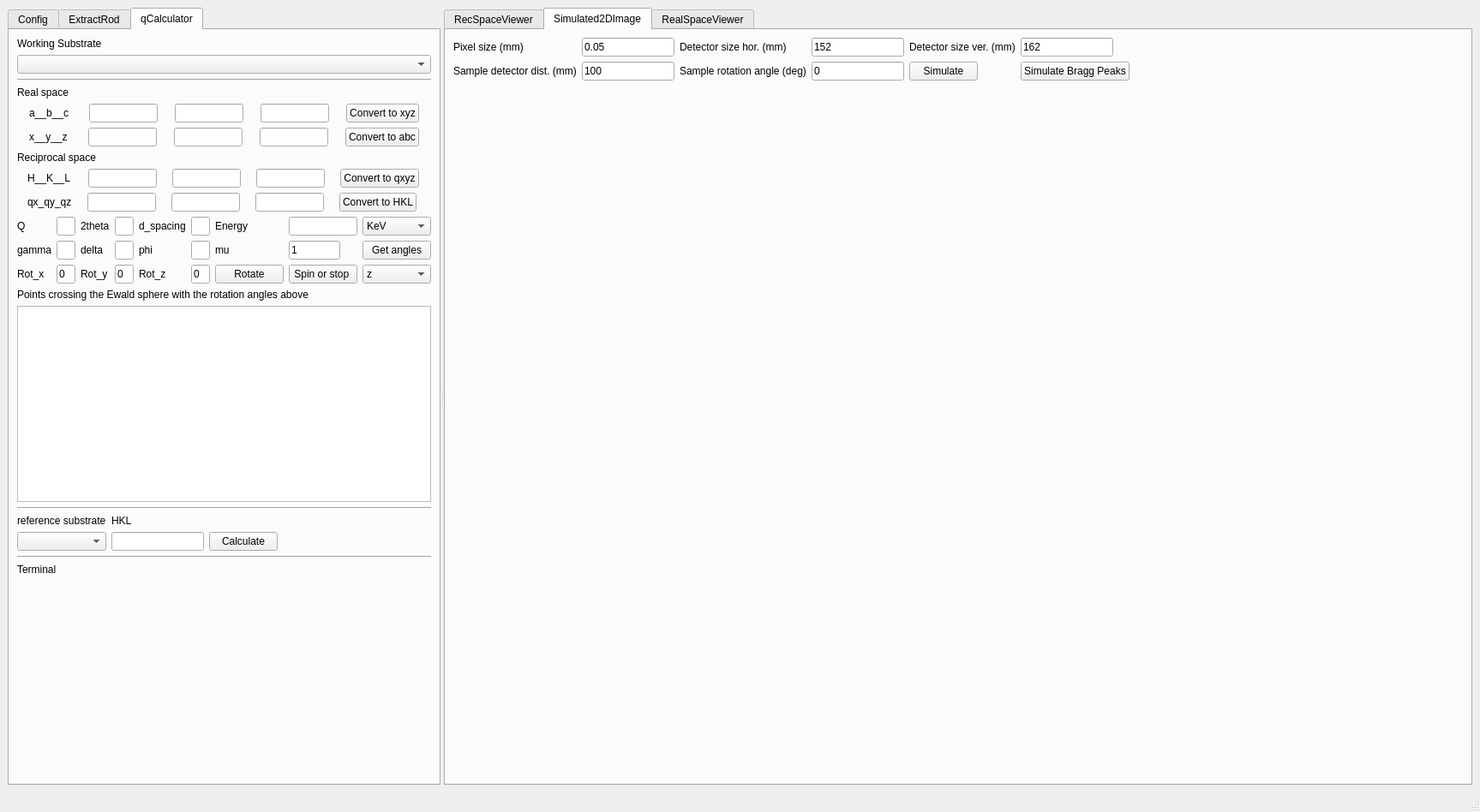
<?xml version="1.0" encoding="UTF-8"?>
<ui version="4.0">
 <class>MainWindow</class>
 <widget class="QMainWindow" name="MainWindow">
  <property name="geometry">
   <rect>
    <x>0</x>
    <y>0</y>
    <width>1440</width>
    <height>830</height>
   </rect>
  </property>
  <property name="windowTitle">
   <string>MainWindow</string>
  </property>
  <widget class="QWidget" name="centralwidget">
   <layout class="QHBoxLayout" name="horizontalLayout">
    <item>
     <widget class="QSplitter" name="splitter">
      <property name="orientation">
       <enum>Qt::Horizontal</enum>
      </property>
      <widget class="QTabWidget" name="tabWidget">
       <property name="sizePolicy">
        <sizepolicy hsizetype="Expanding" vsizetype="Expanding">
         <horstretch>0</horstretch>
         <verstretch>0</verstretch>
        </sizepolicy>
       </property>
       <property name="maximumSize">
        <size>
         <width>600000</width>
         <height>16777215</height>
        </size>
       </property>
       <property name="currentIndex">
        <number>2</number>
       </property>
       <widget class="QWidget" name="tab">
        <attribute name="title">
         <string>Config</string>
        </attribute>
        <layout class="QVBoxLayout" name="verticalLayout">
         <item>
          <widget class="QLabel" name="label">
           <property name="text">
            <string>Config file path</string>
           </property>
          </widget>
         </item>
         <item>
          <widget class="QLineEdit" name="lineEdit_config_path"/>
         </item>
         <item>
          <widget class="QLabel" name="label_2">
           <property name="text">
            <string>Config file content</string>
           </property>
          </widget>
         </item>
         <item>
          <widget class="QPlainTextEdit" name="plainTextEdit_config"/>
         </item>
         <item>
          <layout class="QHBoxLayout" name="horizontalLayout_3">
           <item>
            <widget class="QPushButton" name="pushButton_load">
             <property name="text">
              <string>Load...</string>
             </property>
            </widget>
           </item>
           <item>
            <widget class="QPushButton" name="pushButton_update">
             <property name="text">
              <string>Update</string>
             </property>
            </widget>
           </item>
           <item>
            <widget class="QPushButton" name="pushButton_launch">
             <property name="text">
              <string>Launch</string>
             </property>
            </widget>
           </item>
           <item>
            <widget class="QPushButton" name="pushButton_draw">
             <property name="text">
              <string>Draw</string>
             </property>
            </widget>
           </item>
           <item>
            <widget class="QCheckBox" name="checkBox_ewarld">
             <property name="text">
              <string>Ewarld Sphere</string>
             </property>
             <property name="checked">
              <bool>true</bool>
             </property>
            </widget>
           </item>
          </layout>
         </item>
        </layout>
       </widget>
       <widget class="QWidget" name="tab_2">
        <attribute name="title">
         <string>ExtractRod</string>
        </attribute>
        <layout class="QVBoxLayout" name="verticalLayout_3">
         <item>
          <layout class="QFormLayout" name="formLayout">
           <item row="0" column="0">
            <widget class="QLabel" name="label_3">
             <property name="text">
              <string>Lattice name list</string>
             </property>
            </widget>
           </item>
           <item row="0" column="1">
            <widget class="QComboBox" name="comboBox_names"/>
           </item>
           <item row="1" column="0">
            <widget class="QLabel" name="label_4">
             <property name="text">
              <string>CTR  list</string>
             </property>
            </widget>
           </item>
           <item row="1" column="1">
            <widget class="QComboBox" name="comboBox_HKs"/>
           </item>
           <item row="3" column="0">
            <widget class="QLabel" name="label_5">
             <property name="text">
              <string>qx_qy round_up offset</string>
             </property>
            </widget>
           </item>
           <item row="3" column="1">
            <widget class="QLineEdit" name="lineEdit_q_offset">
             <property name="text">
              <string>0.01</string>
             </property>
            </widget>
           </item>
           <item row="2" column="0">
            <widget class="QLabel" name="label_27">
             <property name="text">
              <string>Bragg Peak list</string>
             </property>
            </widget>
           </item>
           <item row="2" column="1">
            <widget class="QComboBox" name="comboBox_bragg_peak"/>
           </item>
          </layout>
         </item>
         <item>
          <layout class="QHBoxLayout" name="horizontalLayout_4">
           <item>
            <widget class="QPushButton" name="pushButton_extract_in_viewer">
             <property name="text">
              <string>ExtractRod</string>
             </property>
            </widget>
           </item>
           <item>
            <widget class="QPushButton" name="pushButton_plot_XRD_profiles">
             <property name="text">
              <string>PlotXRD</string>
             </property>
            </widget>
           </item>
           <item>
            <spacer name="horizontalSpacer">
             <property name="orientation">
              <enum>Qt::Horizontal</enum>
             </property>
             <property name="sizeHint" stdset="0">
              <size>
               <width>40</width>
               <height>20</height>
              </size>
             </property>
            </spacer>
           </item>
          </layout>
         </item>
         <item>
          <widget class="QLabel" name="label_6">
           <property name="text">
            <string>XRD profile</string>
           </property>
          </widget>
         </item>
         <item>
          <widget class="MplWidget" name="widget" native="true">
           <property name="sizePolicy">
            <sizepolicy hsizetype="Preferred" vsizetype="Expanding">
             <horstretch>0</horstretch>
             <verstretch>0</verstretch>
            </sizepolicy>
           </property>
           <property name="minimumSize">
            <size>
             <width>0</width>
             <height>700</height>
            </size>
           </property>
          </widget>
         </item>
        </layout>
       </widget>
       <widget class="QWidget" name="tab_6">
        <attribute name="title">
         <string>qCalculator</string>
        </attribute>
        <layout class="QVBoxLayout" name="verticalLayout_2">
         <item>
          <widget class="QLabel" name="label_7">
           <property name="text">
            <string>Working Substrate</string>
           </property>
          </widget>
         </item>
         <item>
          <layout class="QHBoxLayout" name="horizontalLayout_9">
           <item>
            <widget class="QComboBox" name="comboBox_working_substrate">
             <property name="minimumSize">
              <size>
               <width>250</width>
               <height>0</height>
              </size>
             </property>
            </widget>
           </item>
          </layout>
         </item>
         <item>
          <widget class="Line" name="line_3">
           <property name="orientation">
            <enum>Qt::Horizontal</enum>
           </property>
          </widget>
         </item>
         <item>
          <widget class="QLabel" name="label_9">
           <property name="text">
            <string>Real space</string>
           </property>
          </widget>
         </item>
         <item>
          <layout class="QHBoxLayout" name="horizontalLayout_6">
           <item>
            <widget class="QLabel" name="label_24">
             <property name="sizePolicy">
              <sizepolicy hsizetype="Fixed" vsizetype="Preferred">
               <horstretch>0</horstretch>
               <verstretch>0</verstretch>
              </sizepolicy>
             </property>
             <property name="text">
              <string>a__b__c </string>
             </property>
            </widget>
           </item>
           <item>
            <widget class="QLineEdit" name="lineEdit_a">
             <property name="sizePolicy">
              <sizepolicy hsizetype="Fixed" vsizetype="Fixed">
               <horstretch>0</horstretch>
               <verstretch>0</verstretch>
              </sizepolicy>
             </property>
             <property name="maximumSize">
              <size>
               <width>80</width>
               <height>16777215</height>
              </size>
             </property>
            </widget>
           </item>
           <item>
            <widget class="QLineEdit" name="lineEdit_b">
             <property name="maximumSize">
              <size>
               <width>80</width>
               <height>16777215</height>
              </size>
             </property>
            </widget>
           </item>
           <item>
            <widget class="QLineEdit" name="lineEdit_c">
             <property name="maximumSize">
              <size>
               <width>80</width>
               <height>16777215</height>
              </size>
             </property>
            </widget>
           </item>
           <item>
            <widget class="QPushButton" name="pushButton_convert_abc">
             <property name="sizePolicy">
              <sizepolicy hsizetype="Fixed" vsizetype="Fixed">
               <horstretch>0</horstretch>
               <verstretch>0</verstretch>
              </sizepolicy>
             </property>
             <property name="text">
              <string>Convert to xyz</string>
             </property>
            </widget>
           </item>
          </layout>
         </item>
         <item>
          <layout class="QHBoxLayout" name="horizontalLayout_7">
           <item>
            <widget class="QLabel" name="label_25">
             <property name="sizePolicy">
              <sizepolicy hsizetype="Fixed" vsizetype="Preferred">
               <horstretch>0</horstretch>
               <verstretch>0</verstretch>
              </sizepolicy>
             </property>
             <property name="text">
              <string>x__y__z </string>
             </property>
            </widget>
           </item>
           <item>
            <widget class="QLineEdit" name="lineEdit_x">
             <property name="sizePolicy">
              <sizepolicy hsizetype="Fixed" vsizetype="Fixed">
               <horstretch>0</horstretch>
               <verstretch>0</verstretch>
              </sizepolicy>
             </property>
             <property name="maximumSize">
              <size>
               <width>80</width>
               <height>16777215</height>
              </size>
             </property>
            </widget>
           </item>
           <item>
            <widget class="QLineEdit" name="lineEdit_y">
             <property name="maximumSize">
              <size>
               <width>80</width>
               <height>16777215</height>
              </size>
             </property>
            </widget>
           </item>
           <item>
            <widget class="QLineEdit" name="lineEdit_z">
             <property name="maximumSize">
              <size>
               <width>80</width>
               <height>16777215</height>
              </size>
             </property>
            </widget>
           </item>
           <item>
            <widget class="QPushButton" name="pushButton_convert_xyz">
             <property name="sizePolicy">
              <sizepolicy hsizetype="Fixed" vsizetype="Fixed">
               <horstretch>0</horstretch>
               <verstretch>0</verstretch>
              </sizepolicy>
             </property>
             <property name="text">
              <string>Convert to abc</string>
             </property>
            </widget>
           </item>
          </layout>
         </item>
         <item>
          <widget class="QLabel" name="label_26">
           <property name="text">
            <string>Reciprocal space</string>
           </property>
          </widget>
         </item>
         <item>
          <layout class="QHBoxLayout" name="horizontalLayout_5">
           <item>
            <widget class="QLabel" name="label_13">
             <property name="sizePolicy">
              <sizepolicy hsizetype="Fixed" vsizetype="Preferred">
               <horstretch>0</horstretch>
               <verstretch>0</verstretch>
              </sizepolicy>
             </property>
             <property name="text">
              <string>H__K__L </string>
             </property>
            </widget>
           </item>
           <item>
            <widget class="QLineEdit" name="lineEdit_H">
             <property name="sizePolicy">
              <sizepolicy hsizetype="Fixed" vsizetype="Fixed">
               <horstretch>0</horstretch>
               <verstretch>0</verstretch>
              </sizepolicy>
             </property>
             <property name="maximumSize">
              <size>
               <width>80</width>
               <height>16777215</height>
              </size>
             </property>
            </widget>
           </item>
           <item>
            <widget class="QLineEdit" name="lineEdit_K">
             <property name="maximumSize">
              <size>
               <width>80</width>
               <height>16777215</height>
              </size>
             </property>
            </widget>
           </item>
           <item>
            <widget class="QLineEdit" name="lineEdit_L">
             <property name="maximumSize">
              <size>
               <width>80</width>
               <height>16777215</height>
              </size>
             </property>
            </widget>
           </item>
           <item>
            <widget class="QPushButton" name="pushButton_convert_hkl">
             <property name="sizePolicy">
              <sizepolicy hsizetype="Fixed" vsizetype="Fixed">
               <horstretch>0</horstretch>
               <verstretch>0</verstretch>
              </sizepolicy>
             </property>
             <property name="text">
              <string>Convert to qxyz</string>
             </property>
            </widget>
           </item>
          </layout>
         </item>
         <item>
          <layout class="QHBoxLayout" name="horizontalLayout_10">
           <item>
            <widget class="QLabel" name="label_15">
             <property name="sizePolicy">
              <sizepolicy hsizetype="Fixed" vsizetype="Preferred">
               <horstretch>0</horstretch>
               <verstretch>0</verstretch>
              </sizepolicy>
             </property>
             <property name="text">
              <string>qx_qy_qz</string>
             </property>
            </widget>
           </item>
           <item>
            <widget class="QLineEdit" name="lineEdit_qx">
             <property name="maximumSize">
              <size>
               <width>80</width>
               <height>16777215</height>
              </size>
             </property>
            </widget>
           </item>
           <item>
            <widget class="QLineEdit" name="lineEdit_qy">
             <property name="maximumSize">
              <size>
               <width>80</width>
               <height>16777215</height>
              </size>
             </property>
            </widget>
           </item>
           <item>
            <widget class="QLineEdit" name="lineEdit_qz">
             <property name="maximumSize">
              <size>
               <width>80</width>
               <height>16777215</height>
              </size>
             </property>
            </widget>
           </item>
           <item>
            <widget class="QPushButton" name="pushButton_convert_qs">
             <property name="sizePolicy">
              <sizepolicy hsizetype="Fixed" vsizetype="Fixed">
               <horstretch>0</horstretch>
               <verstretch>0</verstretch>
              </sizepolicy>
             </property>
             <property name="text">
              <string>Convert to HKL</string>
             </property>
            </widget>
           </item>
          </layout>
         </item>
         <item>
          <layout class="QGridLayout" name="gridLayout_5">
           <item row="1" column="8">
            <widget class="QPushButton" name="pushButton_compute">
             <property name="text">
              <string>Get angles</string>
             </property>
            </widget>
           </item>
           <item row="1" column="3">
            <widget class="QLineEdit" name="lineEdit_delta">
             <property name="maximumSize">
              <size>
               <width>80</width>
               <height>16777215</height>
              </size>
             </property>
            </widget>
           </item>
           <item row="1" column="4">
            <widget class="QLabel" name="label_20">
             <property name="text">
              <string>phi</string>
             </property>
            </widget>
           </item>
           <item row="0" column="1">
            <widget class="QLineEdit" name="lineEdit_q">
             <property name="maximumSize">
              <size>
               <width>80</width>
               <height>16777215</height>
              </size>
             </property>
            </widget>
           </item>
           <item row="0" column="0">
            <widget class="QLabel" name="label_14">
             <property name="text">
              <string>Q</string>
             </property>
            </widget>
           </item>
           <item row="0" column="2">
            <widget class="QLabel" name="label_16">
             <property name="text">
              <string>2theta</string>
             </property>
            </widget>
           </item>
           <item row="1" column="0">
            <widget class="QLabel" name="label_18">
             <property name="text">
              <string>gamma</string>
             </property>
            </widget>
           </item>
           <item row="1" column="5">
            <widget class="QLineEdit" name="lineEdit_phi">
             <property name="maximumSize">
              <size>
               <width>80</width>
               <height>16777215</height>
              </size>
             </property>
            </widget>
           </item>
           <item row="0" column="9">
            <spacer name="horizontalSpacer_8">
             <property name="orientation">
              <enum>Qt::Horizontal</enum>
             </property>
             <property name="sizeHint" stdset="0">
              <size>
               <width>40</width>
               <height>20</height>
              </size>
             </property>
            </spacer>
           </item>
           <item row="0" column="3">
            <widget class="QLineEdit" name="lineEdit_2theta">
             <property name="maximumSize">
              <size>
               <width>80</width>
               <height>16777215</height>
              </size>
             </property>
            </widget>
           </item>
           <item row="1" column="1">
            <widget class="QLineEdit" name="lineEdit_gamma">
             <property name="maximumSize">
              <size>
               <width>80</width>
               <height>16777215</height>
              </size>
             </property>
            </widget>
           </item>
           <item row="1" column="2">
            <widget class="QLabel" name="label_19">
             <property name="text">
              <string>delta</string>
             </property>
            </widget>
           </item>
           <item row="1" column="7">
            <widget class="QLineEdit" name="lineEdit_mu">
             <property name="maximumSize">
              <size>
               <width>60</width>
               <height>16777215</height>
              </size>
             </property>
             <property name="text">
              <string>1</string>
             </property>
            </widget>
           </item>
           <item row="1" column="6">
            <widget class="QLabel" name="label_22">
             <property name="sizePolicy">
              <sizepolicy hsizetype="Fixed" vsizetype="Preferred">
               <horstretch>0</horstretch>
               <verstretch>0</verstretch>
              </sizepolicy>
             </property>
             <property name="text">
              <string>mu</string>
             </property>
            </widget>
           </item>
           <item row="0" column="7">
            <widget class="QLineEdit" name="lineEdit_energy">
             <property name="maximumSize">
              <size>
               <width>80</width>
               <height>16777215</height>
              </size>
             </property>
            </widget>
           </item>
           <item row="0" column="5">
            <widget class="QLineEdit" name="lineEdit_d">
             <property name="maximumSize">
              <size>
               <width>80</width>
               <height>16777215</height>
              </size>
             </property>
            </widget>
           </item>
           <item row="0" column="4">
            <widget class="QLabel" name="label_23">
             <property name="text">
              <string>d_spacing</string>
             </property>
            </widget>
           </item>
           <item row="0" column="6">
            <widget class="QLabel" name="label_17">
             <property name="text">
              <string>Energy</string>
             </property>
            </widget>
           </item>
           <item row="0" column="8">
            <widget class="QComboBox" name="comboBox_unit">
             <property name="sizePolicy">
              <sizepolicy hsizetype="Expanding" vsizetype="Fixed">
               <horstretch>0</horstretch>
               <verstretch>0</verstretch>
              </sizepolicy>
             </property>
             <property name="maximumSize">
              <size>
               <width>80</width>
               <height>16777215</height>
              </size>
             </property>
             <item>
              <property name="text">
               <string>KeV</string>
              </property>
             </item>
             <item>
              <property name="text">
               <string>Å</string>
              </property>
             </item>
            </widget>
           </item>
           <item row="2" column="0">
            <widget class="QLabel" name="label_28">
             <property name="text">
              <string>Rot_x</string>
             </property>
            </widget>
           </item>
           <item row="2" column="1">
            <widget class="QLineEdit" name="lineEdit_rot_x">
             <property name="maximumSize">
              <size>
               <width>80</width>
               <height>16777215</height>
              </size>
             </property>
             <property name="text">
              <string>0</string>
             </property>
            </widget>
           </item>
           <item row="2" column="2">
            <widget class="QLabel" name="label_29">
             <property name="text">
              <string>Rot_y</string>
             </property>
            </widget>
           </item>
           <item row="2" column="3">
            <widget class="QLineEdit" name="lineEdit_rot_y">
             <property name="maximumSize">
              <size>
               <width>80</width>
               <height>16777215</height>
              </size>
             </property>
             <property name="text">
              <string>0</string>
             </property>
            </widget>
           </item>
           <item row="2" column="4">
            <widget class="QLabel" name="label_30">
             <property name="text">
              <string>Rot_z</string>
             </property>
            </widget>
           </item>
           <item row="2" column="5">
            <widget class="QLineEdit" name="lineEdit_rot_z">
             <property name="maximumSize">
              <size>
               <width>80</width>
               <height>16777215</height>
              </size>
             </property>
             <property name="text">
              <string>0</string>
             </property>
            </widget>
           </item>
           <item row="2" column="6">
            <widget class="QPushButton" name="pushButton_rotate">
             <property name="text">
              <string>Rotate</string>
             </property>
            </widget>
           </item>
           <item row="2" column="7">
            <widget class="QPushButton" name="pushButton_spin">
             <property name="text">
              <string>Spin or stop </string>
             </property>
            </widget>
           </item>
           <item row="2" column="8">
            <widget class="QComboBox" name="comboBox_rotation_axis">
             <item>
              <property name="text">
               <string>z</string>
              </property>
             </item>
             <item>
              <property name="text">
               <string>x</string>
              </property>
             </item>
             <item>
              <property name="text">
               <string>y</string>
              </property>
             </item>
            </widget>
           </item>
          </layout>
         </item>
         <item>
          <widget class="QLabel" name="label_8">
           <property name="text">
            <string>Points crossing the Ewald sphere with the rotation angles above</string>
           </property>
          </widget>
         </item>
         <item>
          <widget class="QPlainTextEdit" name="plainTextEdit_cross_points_info"/>
         </item>
         <item>
          <widget class="Line" name="line_2">
           <property name="orientation">
            <enum>Qt::Horizontal</enum>
           </property>
          </widget>
         </item>
         <item>
          <layout class="QHBoxLayout" name="horizontalLayout_8">
           <item>
            <layout class="QGridLayout" name="gridLayout_3">
             <item row="0" column="0">
              <widget class="QLabel" name="label_10">
               <property name="text">
                <string>reference substrate</string>
               </property>
              </widget>
             </item>
             <item row="0" column="2">
              <widget class="QLabel" name="label_12">
               <property name="text">
                <string/>
               </property>
              </widget>
             </item>
             <item row="0" column="1">
              <widget class="QLabel" name="label_11">
               <property name="text">
                <string>HKL</string>
               </property>
              </widget>
             </item>
             <item row="1" column="0">
              <widget class="QComboBox" name="comboBox_reference_substrate"/>
             </item>
             <item row="1" column="1">
              <widget class="QLineEdit" name="lineEdit_hkl_reference">
               <property name="sizePolicy">
                <sizepolicy hsizetype="Fixed" vsizetype="Fixed">
                 <horstretch>0</horstretch>
                 <verstretch>0</verstretch>
                </sizepolicy>
               </property>
              </widget>
             </item>
             <item row="1" column="2">
              <widget class="QPushButton" name="pushButton_calculate_hkl_reference">
               <property name="text">
                <string>Calculate</string>
               </property>
              </widget>
             </item>
            </layout>
           </item>
           <item>
            <spacer name="horizontalSpacer_4">
             <property name="orientation">
              <enum>Qt::Horizontal</enum>
             </property>
             <property name="sizeHint" stdset="0">
              <size>
               <width>40</width>
               <height>20</height>
              </size>
             </property>
            </spacer>
           </item>
          </layout>
         </item>
         <item>
          <widget class="Line" name="line">
           <property name="orientation">
            <enum>Qt::Horizontal</enum>
           </property>
          </widget>
         </item>
         <item>
          <widget class="QLabel" name="label_21">
           <property name="text">
            <string>Terminal</string>
           </property>
          </widget>
         </item>
         <item>
          <widget class="TerminalWidget" name="widget_terminal" native="true">
           <property name="sizePolicy">
            <sizepolicy hsizetype="Preferred" vsizetype="Expanding">
             <horstretch>0</horstretch>
             <verstretch>0</verstretch>
            </sizepolicy>
           </property>
           <property name="minimumSize">
            <size>
             <width>0</width>
             <height>0</height>
            </size>
           </property>
          </widget>
         </item>
        </layout>
       </widget>
      </widget>
      <widget class="QTabWidget" name="tabWidget_2">
       <property name="minimumSize">
        <size>
         <width>1200</width>
         <height>0</height>
        </size>
       </property>
       <property name="maximumSize">
        <size>
         <width>10000</width>
         <height>16777215</height>
        </size>
       </property>
       <property name="currentIndex">
        <number>1</number>
       </property>
       <widget class="QWidget" name="tab_3">
        <attribute name="title">
         <string>RecSpaceViewer</string>
        </attribute>
        <layout class="QHBoxLayout" name="horizontalLayout_12">
         <item>
          <widget class="QFrame" name="frame">
           <property name="frameShape">
            <enum>QFrame::StyledPanel</enum>
           </property>
           <property name="frameShadow">
            <enum>QFrame::Raised</enum>
           </property>
           <layout class="QVBoxLayout" name="verticalLayout_4">
            <item>
             <layout class="QHBoxLayout" name="horizontalLayout_2">
              <item>
               <widget class="QPushButton" name="pushButton_azimuth0">
                <property name="text">
                 <string>Azimuth_0</string>
                </property>
               </widget>
              </item>
              <item>
               <widget class="QPushButton" name="pushButton_azimuth90">
                <property name="text">
                 <string>Azimuth_90</string>
                </property>
               </widget>
              </item>
              <item>
               <widget class="QPushButton" name="pushButton_azimuth180">
                <property name="text">
                 <string>Azimuth_180</string>
                </property>
               </widget>
              </item>
              <item>
               <widget class="QPushButton" name="pushButton_panup_2">
                <property name="text">
                 <string>PanUp</string>
                </property>
               </widget>
              </item>
              <item>
               <widget class="QPushButton" name="pushButton_pandown_2">
                <property name="text">
                 <string>PanDown</string>
                </property>
               </widget>
              </item>
              <item>
               <widget class="QPushButton" name="pushButton_panleft">
                <property name="text">
                 <string>PanLeft</string>
                </property>
               </widget>
              </item>
              <item>
               <widget class="QPushButton" name="pushButton_panright">
                <property name="text">
                 <string>PanRight</string>
                </property>
               </widget>
              </item>
              <item>
               <widget class="QPushButton" name="pushButton_start_spin">
                <property name="text">
                 <string>StartSpin</string>
                </property>
               </widget>
              </item>
              <item>
               <widget class="QPushButton" name="pushButton_stop_spin">
                <property name="text">
                 <string>StopSpin</string>
                </property>
               </widget>
              </item>
             </layout>
            </item>
            <item>
             <widget class="GLViewWidget_cum" name="widget_glview" native="true"/>
            </item>
           </layout>
          </widget>
         </item>
         <item>
          <widget class="QFrame" name="frame_2">
           <property name="maximumSize">
            <size>
             <width>300</width>
             <height>16777215</height>
            </size>
           </property>
           <property name="frameShape">
            <enum>QFrame::StyledPanel</enum>
           </property>
           <property name="frameShadow">
            <enum>QFrame::Raised</enum>
           </property>
           <layout class="QVBoxLayout" name="verticalLayout_5">
            <item>
             <layout class="QHBoxLayout" name="horizontalLayout_11">
              <item>
               <widget class="QPushButton" name="pushButton_panup">
                <property name="text">
                 <string>PanUp</string>
                </property>
               </widget>
              </item>
              <item>
               <widget class="QPushButton" name="pushButton_pandown">
                <property name="text">
                 <string>PanDown</string>
                </property>
               </widget>
              </item>
             </layout>
            </item>
            <item>
             <widget class="GLViewWidget_cum" name="widget_glview_zoomin" native="true">
              <property name="sizePolicy">
               <sizepolicy hsizetype="Maximum" vsizetype="Preferred">
                <horstretch>0</horstretch>
                <verstretch>0</verstretch>
               </sizepolicy>
              </property>
              <property name="minimumSize">
               <size>
                <width>200</width>
                <height>0</height>
               </size>
              </property>
              <property name="maximumSize">
               <size>
                <width>300</width>
                <height>16777215</height>
               </size>
              </property>
             </widget>
            </item>
           </layout>
          </widget>
         </item>
        </layout>
       </widget>
       <widget class="QWidget" name="tab_5">
        <attribute name="title">
         <string>Simulated2DImage</string>
        </attribute>
        <layout class="QVBoxLayout" name="verticalLayout_7">
         <item>
          <layout class="QGridLayout" name="gridLayout">
           <item row="1" column="6">
            <spacer name="horizontalSpacer_2">
             <property name="orientation">
              <enum>Qt::Horizontal</enum>
             </property>
             <property name="sizeHint" stdset="0">
              <size>
               <width>40</width>
               <height>20</height>
              </size>
             </property>
            </spacer>
           </item>
           <item row="1" column="1">
            <widget class="QLineEdit" name="lineEdit_pixel">
             <property name="sizePolicy">
              <sizepolicy hsizetype="Fixed" vsizetype="Fixed">
               <horstretch>0</horstretch>
               <verstretch>0</verstretch>
              </sizepolicy>
             </property>
             <property name="text">
              <string>0.05</string>
             </property>
            </widget>
           </item>
           <item row="1" column="4">
            <widget class="QLabel" name="label_38">
             <property name="sizePolicy">
              <sizepolicy hsizetype="Fixed" vsizetype="Fixed">
               <horstretch>0</horstretch>
               <verstretch>0</verstretch>
              </sizepolicy>
             </property>
             <property name="text">
              <string>Detector size ver. (mm)</string>
             </property>
            </widget>
           </item>
           <item row="1" column="2">
            <widget class="QLabel" name="label_37">
             <property name="sizePolicy">
              <sizepolicy hsizetype="Fixed" vsizetype="Fixed">
               <horstretch>0</horstretch>
               <verstretch>0</verstretch>
              </sizepolicy>
             </property>
             <property name="text">
              <string>Detector size hor. (mm)</string>
             </property>
            </widget>
           </item>
           <item row="1" column="5">
            <widget class="QLineEdit" name="lineEdit_detector_ver">
             <property name="sizePolicy">
              <sizepolicy hsizetype="Fixed" vsizetype="Fixed">
               <horstretch>0</horstretch>
               <verstretch>0</verstretch>
              </sizepolicy>
             </property>
             <property name="text">
              <string>162</string>
             </property>
            </widget>
           </item>
           <item row="1" column="0">
            <widget class="QLabel" name="label_36">
             <property name="sizePolicy">
              <sizepolicy hsizetype="Fixed" vsizetype="Fixed">
               <horstretch>0</horstretch>
               <verstretch>0</verstretch>
              </sizepolicy>
             </property>
             <property name="text">
              <string>Pixel size (mm)</string>
             </property>
            </widget>
           </item>
           <item row="1" column="3">
            <widget class="QLineEdit" name="lineEdit_detector_hor">
             <property name="sizePolicy">
              <sizepolicy hsizetype="Fixed" vsizetype="Fixed">
               <horstretch>0</horstretch>
               <verstretch>0</verstretch>
              </sizepolicy>
             </property>
             <property name="text">
              <string>152</string>
             </property>
            </widget>
           </item>
           <item row="2" column="0">
            <widget class="QLabel" name="label_39">
             <property name="sizePolicy">
              <sizepolicy hsizetype="Fixed" vsizetype="Fixed">
               <horstretch>0</horstretch>
               <verstretch>0</verstretch>
              </sizepolicy>
             </property>
             <property name="text">
              <string>Sample detector dist. (mm)</string>
             </property>
            </widget>
           </item>
           <item row="2" column="1">
            <widget class="QLineEdit" name="lineEdit_sample_detector_distance">
             <property name="sizePolicy">
              <sizepolicy hsizetype="Fixed" vsizetype="Fixed">
               <horstretch>0</horstretch>
               <verstretch>0</verstretch>
              </sizepolicy>
             </property>
             <property name="text">
              <string>100</string>
             </property>
            </widget>
           </item>
           <item row="2" column="2">
            <widget class="QLabel" name="label_40">
             <property name="sizePolicy">
              <sizepolicy hsizetype="Preferred" vsizetype="Fixed">
               <horstretch>0</horstretch>
               <verstretch>0</verstretch>
              </sizepolicy>
             </property>
             <property name="text">
              <string>Sample rotation angle (deg)</string>
             </property>
            </widget>
           </item>
           <item row="2" column="3">
            <widget class="QLineEdit" name="lineEdit_rotation">
             <property name="sizePolicy">
              <sizepolicy hsizetype="Fixed" vsizetype="Fixed">
               <horstretch>0</horstretch>
               <verstretch>0</verstretch>
              </sizepolicy>
             </property>
             <property name="text">
              <string>0</string>
             </property>
            </widget>
           </item>
           <item row="2" column="4">
            <widget class="QPushButton" name="pushButton_simulate">
             <property name="sizePolicy">
              <sizepolicy hsizetype="Fixed" vsizetype="Fixed">
               <horstretch>0</horstretch>
               <verstretch>0</verstretch>
              </sizepolicy>
             </property>
             <property name="text">
              <string>Simulate</string>
             </property>
            </widget>
           </item>
           <item row="2" column="5">
            <widget class="QPushButton" name="pushButton_bragg_peaks">
             <property name="text">
              <string>Simulate Bragg Peaks</string>
             </property>
            </widget>
           </item>
          </layout>
         </item>
         <item>
          <widget class="MplWidget" name="widget_mpl" native="true"/>
         </item>
        </layout>
       </widget>
       <widget class="QWidget" name="tab_4">
        <attribute name="title">
         <string>RealSpaceViewer</string>
        </attribute>
        <layout class="QVBoxLayout" name="verticalLayout_6">
         <item>
          <layout class="QHBoxLayout" name="horizontalLayout_13">
           <item>
            <widget class="QLabel" name="label_32">
             <property name="sizePolicy">
              <sizepolicy hsizetype="Fixed" vsizetype="Preferred">
               <horstretch>0</horstretch>
               <verstretch>0</verstretch>
              </sizepolicy>
             </property>
             <property name="text">
              <string>Substrate</string>
             </property>
            </widget>
           </item>
           <item>
            <widget class="QComboBox" name="comboBox_substrate"/>
           </item>
           <item>
            <widget class="QLabel" name="label_31">
             <property name="sizePolicy">
              <sizepolicy hsizetype="Fixed" vsizetype="Preferred">
               <horstretch>0</horstretch>
               <verstretch>0</verstretch>
              </sizepolicy>
             </property>
             <property name="text">
              <string>Repeat times</string>
             </property>
            </widget>
           </item>
           <item>
            <widget class="QLabel" name="label_33">
             <property name="sizePolicy">
              <sizepolicy hsizetype="Fixed" vsizetype="Preferred">
               <horstretch>0</horstretch>
               <verstretch>0</verstretch>
              </sizepolicy>
             </property>
             <property name="text">
              <string>x</string>
             </property>
            </widget>
           </item>
           <item>
            <widget class="QSpinBox" name="spinBox_repeat_x">
             <property name="minimum">
              <number>1</number>
             </property>
            </widget>
           </item>
           <item>
            <widget class="QLabel" name="label_34">
             <property name="sizePolicy">
              <sizepolicy hsizetype="Fixed" vsizetype="Preferred">
               <horstretch>0</horstretch>
               <verstretch>0</verstretch>
              </sizepolicy>
             </property>
             <property name="text">
              <string>y</string>
             </property>
            </widget>
           </item>
           <item>
            <widget class="QSpinBox" name="spinBox_repeat_y">
             <property name="minimum">
              <number>1</number>
             </property>
            </widget>
           </item>
           <item>
            <widget class="QLabel" name="label_35">
             <property name="sizePolicy">
              <sizepolicy hsizetype="Fixed" vsizetype="Preferred">
               <horstretch>0</horstretch>
               <verstretch>0</verstretch>
              </sizepolicy>
             </property>
             <property name="text">
              <string>z</string>
             </property>
            </widget>
           </item>
           <item>
            <widget class="QSpinBox" name="spinBox_repeat_z">
             <property name="minimum">
              <number>1</number>
             </property>
            </widget>
           </item>
           <item>
            <widget class="QPushButton" name="pushButton_azimuth0_2">
             <property name="text">
              <string>Azimuth_0</string>
             </property>
            </widget>
           </item>
           <item>
            <widget class="QPushButton" name="pushButton_azimuth90_2">
             <property name="text">
              <string>Azimuth_90</string>
             </property>
            </widget>
           </item>
           <item>
            <widget class="QPushButton" name="pushButton_elevation90">
             <property name="text">
              <string>Elevation_90</string>
             </property>
            </widget>
           </item>
           <item>
            <widget class="QPushButton" name="pushButton_panup_4">
             <property name="text">
              <string>PanUp</string>
             </property>
            </widget>
           </item>
           <item>
            <widget class="QPushButton" name="pushButton_pandown_4">
             <property name="text">
              <string>PanDown</string>
             </property>
            </widget>
           </item>
           <item>
            <widget class="QPushButton" name="pushButton_draw_real_space">
             <property name="text">
              <string>Draw</string>
             </property>
            </widget>
           </item>
          </layout>
         </item>
         <item>
          <widget class="QFrame" name="frame_3">
           <property name="frameShape">
            <enum>QFrame::StyledPanel</enum>
           </property>
           <property name="frameShadow">
            <enum>QFrame::Raised</enum>
           </property>
           <layout class="QHBoxLayout" name="horizontalLayout_14">
            <item>
             <widget class="GLViewWidget_Real_Space" name="widget_real_space" native="true"/>
            </item>
           </layout>
          </widget>
         </item>
        </layout>
       </widget>
      </widget>
     </widget>
    </item>
   </layout>
  </widget>
  <widget class="QMenuBar" name="menubar">
   <property name="geometry">
    <rect>
     <x>0</x>
     <y>0</y>
     <width>1440</width>
     <height>22</height>
    </rect>
   </property>
  </widget>
  <widget class="QStatusBar" name="statusbar"/>
 </widget>
 <customwidgets>
  <customwidget>
   <class>TerminalWidget</class>
   <extends>QWidget</extends>
   <header>terminal_widget.h</header>
   <container>1</container>
  </customwidget>
  <customwidget>
   <class>GLViewWidget_cum</class>
   <extends>QWidget</extends>
   <header location="global">glview_widget.h</header>
   <container>1</container>
  </customwidget>
  <customwidget>
   <class>MplWidget</class>
   <extends>QWidget</extends>
   <header location="global">mplwidget.h</header>
   <container>1</container>
  </customwidget>
  <customwidget>
   <class>GLViewWidget_Real_Space</class>
   <extends>QWidget</extends>
   <header>glview_widget_real_space.h</header>
   <container>1</container>
  </customwidget>
 </customwidgets>
 <resources/>
 <connections/>
</ui>
